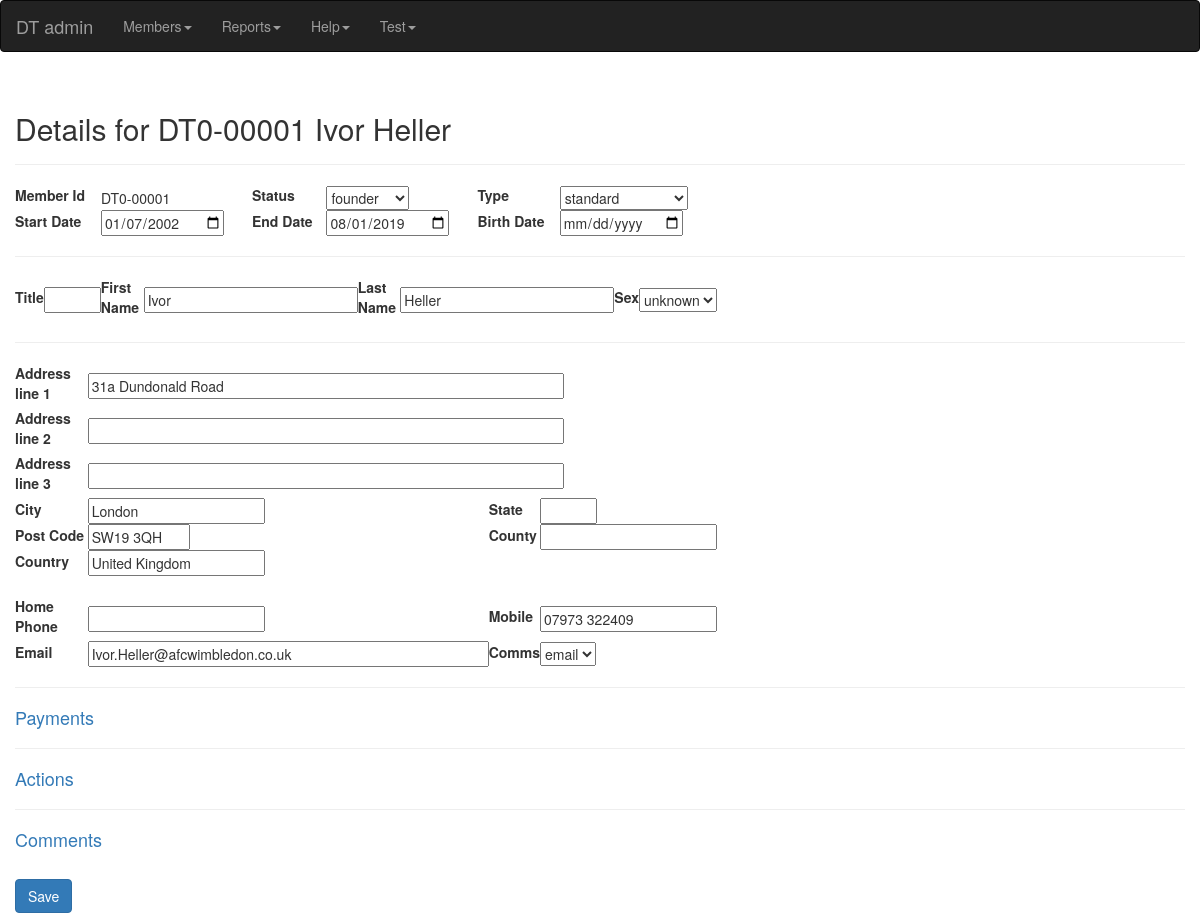
Screenshot of /members/1/details (signed in) with the database file from the repository.
### models/dt_db.py (models this page shows, shortened)
class Member(Base):
    __tablename__ = 'members'
    id = Column(Integer, primary_key=True)
    number = Column(Integer)
    sex = Column(EnumType(Sex), nullable=True)
    title = Column(String(10), nullable=True)
    first_name = Column(String(25), nullable=False)
    last_name = Column(String(25), nullable=False)
    birth_date = Column(Date)
    email = Column(String(120))
    home_phone = Column(String(25))
    mobile_phone = Column(String(25))
    address_id = Column(Integer, ForeignKey('addresses.id'), nullable=False)
    address = relationship('Address', back_populates='members')
    member_type = Column(EnumType(MembershipType), nullable=False)
    status = Column(EnumType(MemberStatus), nullable=False)
    start_date = Column(Date)
    end_date = Column(Date)
    last_updated = Column(Date)
    last_payment_method = Column(EnumType(PaymentMethod), nullable=True)
    comms = Column(EnumType(CommsType), nullable=True)
    external_access = Column(EnumType(ExternalAccess), nullable=True)
    user = relationship('User', uselist=False, back_populates='member')
    payments = relationship('Payment', order_by='desc(Payment.date)', back_populates='member')
    comments = relationship('Comment', order_by='desc(Comment.date)', back_populates='member')
    actions = relationship('Action', order_by='desc(Action.date)', back_populates='member')
    def dt_number(self):
        member_type = 'JD' if self.member_type == MembershipType.junior else 'DT'
        return '{}0-{:05d}'.format(member_type, self.id)
    def full_name(self):
        return self.first_name + ' ' + self.last_name
    def age(self, as_of=None):
        return None

class Address(Base):
    __tablename__ = 'addresses'
    id = Column(Integer, primary_key=True)
    line_1 = Column(String(50))
    line_2 = Column(String(50))
    line_3 = Column(String(50))
    city = Column(String(30))
    county = Column(String(20))
    state = Column(String(10))
    post_code = Column(String(20))
    country = Column(String(25))
    members = relationship('Member', back_populates='address')

### views/members.py (the view)
@app.route('/members/<int:member_id>/details', methods=['GET', 'POST'])
@login_required
@role_required('admin')
def edit_member(member_id):
    return MaintainMembers.edit_member(member_id)

### front_end/member_details_form.py
class PaymentItemForm(FlaskForm):
    date = DateField(label='Date')
    pay_type = SelectField(label='Type', choices=PaymentType.choices(), coerce=PaymentType.coerce)
    amount = DecimalField(label='Amount', validators=[Optional()])
    method = SelectField(label='Method', choices=PaymentMethod.choices(), coerce=PaymentMethod.coerce)
    comment = StringField(label='Comment')

### back_end/interface.py (called while the page is built)
def get_member(member_id):
    return db_session.query(Member).filter_by(id=member_id).first()

def get_user(id=None, user_name=None):
    if id:
        return db_session.query(User).filter(User.id == id).first()
    if user_name:
        return db_session.query(User).filter(User.user_name == user_name).first()

def get_new_action(new_member=False):
    if new_member:
        return Action(
            date=datetime.date.today(),
            action=MemberAction.certificate,
            status=ActionStatus.open
        )
    return Action(date=datetime.date.today())

def get_new_comment():
    return Comment(
        date=datetime.date.today()
    )

def get_new_payment():
    return Payment(
        date=datetime.date.today(),
        type=PaymentType.dues,
        method=PaymentMethod.unknown
    )

### front_end/form_helpers.py (called while the page is built)
def set_select_field(field, choices, item_name=None, default_selection=None):
    if len(choices) > 0 and isinstance(choices[0], tuple):
            items = choices
    else:
        items = [(c, c) for c in choices]
    if item_name:
        field.choices = [(0, '')] + items
    else:
        field.choices = items
    if default_selection:
        field.default = default_selection
        field.data = default_selection

### front_end/members_admin.py (called while the page is built)
    @staticmethod
    def edit_member(member_id):
        form = MemberDetailsForm()
        form.member_id.data = member_id
        if form.validate_on_submit():
            if form.submit.data:
                if form.save_member(member_id):
                    flash('member saved', 'success')
                    return redirect(url_for('members'))
        elif form.errors:
            flash_errors(form)
        if not form.is_submitted():
            form.populate_member(member_id)
        return render_template('member_details.html', form=form, render_link=render_link)

### globals/enumerations.py (called while the page is built)
    @classmethod
    def choices(cls, all=False):
        return [(choice, choice.name.replace('_', ' ')) for choice in cls]

    @classmethod
    def coerce(cls, item):
        if not item:
            return None
        return cls(int(item)) if not isinstance(item, cls) else item

### templates/member_details.html (shortened to what this page needs)
{% extends "base.html" %}
{% import "bootstrap/wtf.html" as wtf %}
{% block page_content %}
<div class="page-header">
    <h2>Details for {{ form.number.data }} {{ form.full_name.data }}</h2>
</div>
<form method="POST">
    <table width="60%">
        <tr>
            <td>{{ form.number.label }}</td>
            <td>{{ form.number.data }}</td>
            <td>{{ form.status.label }}</td>
            <td>{{ form.status }}</td>
            <td>{{ form.type.label }}</td>
            <td>{{ form.type }}</td>
        </tr>
        <tr>
            <td>{{ form.start_date.label }}</td>
            <td>{{ form.start_date }}</td>
            <td>{{ form.end_date.label }}</td>
            <td>{{ form.end_date }}</td>
            <td>{{ form.birth_date.label }}</td>
            <td>{{ form.birth_date }}{%if form.age.data %} ({{ form.age.data }}){% endif %}</td>
        </tr>
    </table>
    <hr/>
    <table width="60%">
        <tr>
            <td>{{ form.title.label }}</td>
            <td>{{ form.title(size='4') }}</td>
            <td>{{ form.first_name.label }}</td>
            <td>{{ form.first_name(size='25', required='required') }}</td>
            <td>{{ form.last_name.label }}</td>
            <td>{{ form.last_name(size='25', required='required') }}</td>
            <td>{{ form.sex.label }}</td>
            <td>{{ form.sex(size='1') }}</td>
        </tr>
    </table>
    <hr/>
    <table width="60%">
        <tr>
            <td>{{ form.line1.label }}</td>
            <td colspan=3>{{ form.line1(size='60', required='required') }}</td>
        </tr>
        <tr>
            <td>{{ form.line2.label }}</td>
            <td colspan=3>{{ form.line2(size='60') }}</td>
        </tr>
        <tr>
            <td>{{ form.line3.label }}</td>
            <td colspan=3>{{ form.line3(size='60') }}</td>
        </tr>
        <tr>
            <td>{{ form.city.label }}</td>
            <td>{{ form.city(size='20') }}</td>
            <td>{{ form.state.label }}</td>
            <td>{{ form.state(size='4') }}</td>
        </tr>
        <tr>
            <td>{{ form.post_code.label }}</td>
            <td>{{ form.post_code(size='10') }}</td>
            <td>{{ form.county.label }}</td>
            <td>{{ form.county(size='20') }}</td>
        </tr>
        <tr>
            <td>{{ form.country.label }}</td>
            <td>{{ form.country(size='20') }}</td>
        </tr>
        <tr>
            <td>&nbsp;</td>
        </tr>
        <tr>
            <td>{{ form.home_phone.label }}</td>
            <td>{{ form.home_phone(size='20') }}</td>
            <td>{{ form.mobile_phone.label }}</td>
            <td>{{ form.mobile_phone(size='20') }}</td>
        </tr>
        <tr>
            <td>{{ form.email.label }}</td>
            <td>{{ form.email(size='50') }}</td>
            <td>{{ form.comms.label }}</td>
            <td>{{ form.comms(required='required') }}</td>
        </tr>
    </table>
    <hr/>
    <h4><a data-toggle="collapse" href="#payments" aria-expanded="false" aria-controls="payments">Payments</a></h4>
    <hr/>
    <h4><a data-toggle="collapse" href="#actions" aria-expanded="false" aria-controls="actions">Actions</a></h4>
    <hr/>
    <h4><a data-toggle="collapse" href="#comments" aria-expanded="false" aria-controls="comments">Comments</a></h4>
    <p><br>{{ form.submit(class="btn btn-primary") }}</p>
</form>
{% endblock %}

### templates/base.html (shortened to what this page needs)
{% extends "bootstrap/base.html" %}
{% block navbar %}
<nav class="navbar navbar-inverse">
    <div class="container-fluid">
        <div class="navbar-header">
            <a class="navbar-brand" href="{{ url_for('index') }}">DT admin</a>
        </div>
        <ul class="nav navbar-nav">
            <li class="dropdown">
                <a class="dropdown-toggle" data-toggle="dropdown" href="#">Members<b class="caret"></b></a>
            <li>
            <li class="dropdown">
                <a class="dropdown-toggle" data-toggle="dropdown" href="#">Reports<b class="caret"></b></a>
            <li class="dropdown">
                <a class="dropdown-toggle" data-toggle="dropdown" href="#">Help<b class="caret"></b></a>
            </li>
            <li class="dropdown">
                <a class="dropdown-toggle" data-toggle="dropdown" href="#">Test<b class="caret"></b></a>
            </li>
        </ul>
    </div>
</nav>
{% endblock %}
{% block content %}
<div class="container-fluid">
    {% block page_content %}{% endblock %}
</div>
{% endblock %}

### rows the page displays
Member: status "founder", start_date "01/07/2002", end_date "08/01/2019", first_name "Ivor", last_name "Heller", sex "unknown", mobile_phone "07973 322409", email "Ivor.Heller@afcwimbledon.co.uk", comms "email"
Address: city "London", post_code "SW19 3QH", country "United Kingdom"
